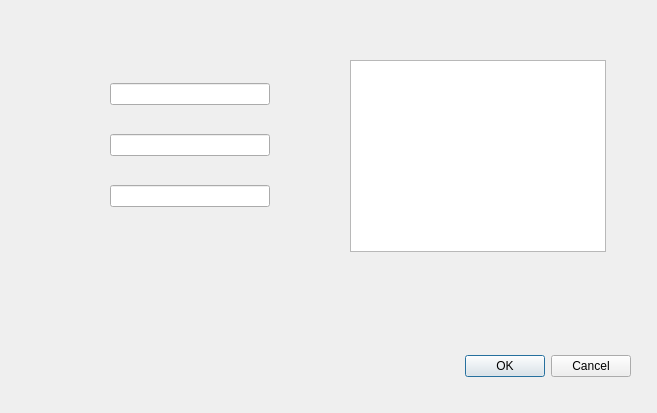
<?xml version="1.0" encoding="UTF-8"?>
<ui version="4.0">
 <class>sactiondialog</class>
 <widget class="QDialog" name="sactiondialog">
  <property name="geometry">
   <rect>
    <x>0</x>
    <y>0</y>
    <width>657</width>
    <height>413</height>
   </rect>
  </property>
  <property name="windowTitle">
   <string>Dialog</string>
  </property>
  <widget class="QDialogButtonBox" name="buttonBox">
   <property name="geometry">
    <rect>
     <x>290</x>
     <y>350</y>
     <width>341</width>
     <height>32</height>
    </rect>
   </property>
   <property name="orientation">
    <enum>Qt::Horizontal</enum>
   </property>
   <property name="standardButtons">
    <set>QDialogButtonBox::Cancel|QDialogButtonBox::Ok</set>
   </property>
  </widget>
  <widget class="QWidget" name="verticalLayoutWidget">
   <property name="geometry">
    <rect>
     <x>110</x>
     <y>60</y>
     <width>160</width>
     <height>171</height>
    </rect>
   </property>
   <layout class="QVBoxLayout" name="verticalLayout">
    <item>
     <widget class="QLineEdit" name="invoiceLine"/>
    </item>
    <item>
     <widget class="QLineEdit" name="quantityLine"/>
    </item>
    <item>
     <widget class="QLineEdit" name="customerLine"/>
    </item>
   </layout>
  </widget>
  <widget class="QTableView" name="sactionView">
   <property name="geometry">
    <rect>
     <x>350</x>
     <y>60</y>
     <width>256</width>
     <height>192</height>
    </rect>
   </property>
  </widget>
 </widget>
 <resources/>
 <connections>
  <connection>
   <sender>buttonBox</sender>
   <signal>accepted()</signal>
   <receiver>sactiondialog</receiver>
   <slot>accept()</slot>
   <hints>
    <hint type="sourcelabel">
     <x>248</x>
     <y>254</y>
    </hint>
    <hint type="destinationlabel">
     <x>157</x>
     <y>274</y>
    </hint>
   </hints>
  </connection>
  <connection>
   <sender>buttonBox</sender>
   <signal>rejected()</signal>
   <receiver>sactiondialog</receiver>
   <slot>reject()</slot>
   <hints>
    <hint type="sourcelabel">
     <x>316</x>
     <y>260</y>
    </hint>
    <hint type="destinationlabel">
     <x>286</x>
     <y>274</y>
    </hint>
   </hints>
  </connection>
 </connections>
</ui>
